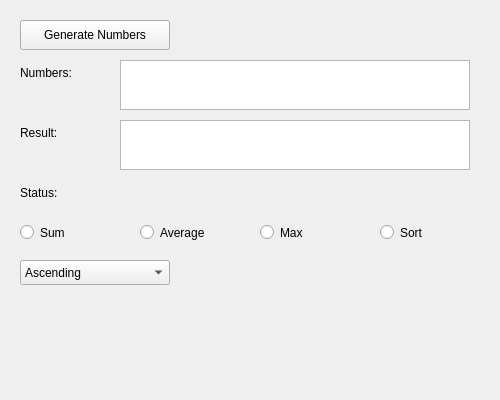
<?xml version="1.0" encoding="UTF-8"?>
<ui version="4.0">
 <class>MainWindow</class>
 <widget class="QMainWindow" name="MainWindow">
  <property name="geometry">
   <rect><x>0</x><y>0</y><width>500</width><height>400</height></rect>
  </property>
  <property name="windowTitle">
   <string>List Operations App</string>
  </property>
  <widget class="QWidget" name="centralwidget">
   <widget class="QPushButton" name="generateButton">
    <property name="geometry"><rect><x>20</x><y>20</y><width>150</width><height>30</height></rect></property>
    <property name="text"><string>Generate Numbers</string></property>
   </widget>
   <widget class="QLabel" name="label_numbers">
    <property name="geometry"><rect><x>20</x><y>60</y><width>100</width><height>25</height></rect></property>
    <property name="text"><string>Numbers:</string></property>
   </widget>
   <widget class="QTextEdit" name="numbersTextEdit">
    <property name="geometry"><rect><x>120</x><y>60</y><width>350</width><height>50</height></rect></property>
   </widget>
   <widget class="QLabel" name="label_result">
    <property name="geometry"><rect><x>20</x><y>120</y><width>100</width><height>25</height></rect></property>
    <property name="text"><string>Result:</string></property>
   </widget>
   <widget class="QTextEdit" name="resultTextEdit">
    <property name="geometry"><rect><x>120</x><y>120</y><width>350</width><height>50</height></rect></property>
   </widget>
   <widget class="QLabel" name="label_status">
    <property name="geometry"><rect><x>20</x><y>180</y><width>100</width><height>25</height></rect></property>
    <property name="text"><string>Status:</string></property>
   </widget>
   <widget class="QLabel" name="statusLabel">
    <property name="geometry"><rect><x>120</x><y>180</y><width>350</width><height>25</height></rect></property>
   </widget>
   <widget class="QRadioButton" name="sumRadio">
    <property name="geometry"><rect><x>20</x><y>220</y><width>100</width><height>25</height></rect></property>
    <property name="text"><string>Sum</string></property>
   </widget>
   <widget class="QRadioButton" name="avgRadio">
    <property name="geometry"><rect><x>140</x><y>220</y><width>100</width><height>25</height></rect></property>
    <property name="text"><string>Average</string></property>
   </widget>
   <widget class="QRadioButton" name="maxRadio">
    <property name="geometry"><rect><x>260</x><y>220</y><width>100</width><height>25</height></rect></property>
    <property name="text"><string>Max</string></property>
   </widget>
   <widget class="QRadioButton" name="sortRadio">
    <property name="geometry"><rect><x>380</x><y>220</y><width>100</width><height>25</height></rect></property>
    <property name="text"><string>Sort</string></property>
   </widget>
   <widget class="QComboBox" name="sortComboBox">
    <property name="geometry"><rect><x>20</x><y>260</y><width>150</width><height>25</height></rect></property>
    <item><property name="text"><string>Ascending</string></property></item>
    <item><property name="text"><string>Descending</string></property></item>
   </widget>
  </widget>
 </widget>
 <resources/>
 <connections/>
</ui>
